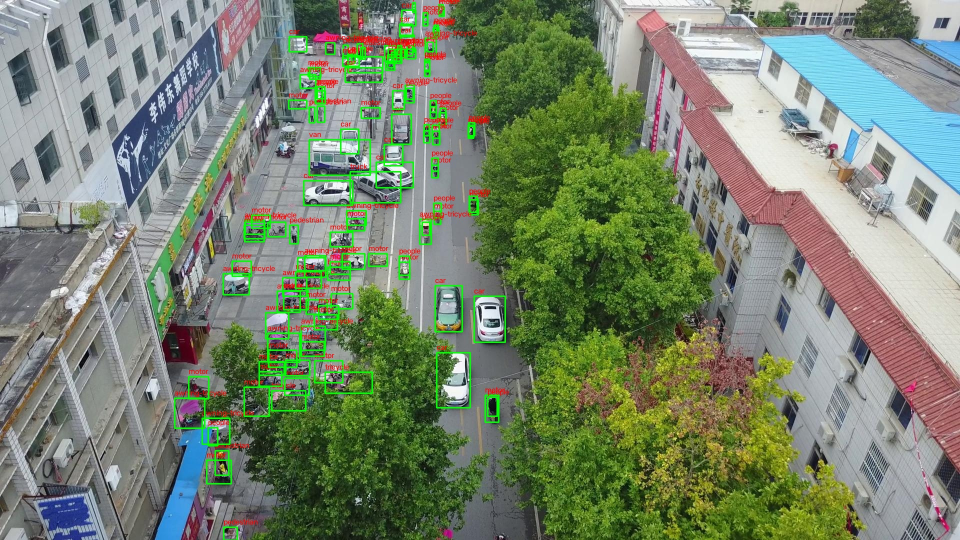
#> input picture scratch/dataset_validation_sample.jpg, 1920 x 1080 px, found by its file name (shown at 1/2 size)
$ python smoke_test_adaptive_sr.py
#> lines starting #> are read from the running program, lines starting #| are printed output that depends on the picture
### models/super_resolution.py
import os
from PIL import Image

from utils.image_saving import save_pil_image


class SuperResolutionEngine:

    # [15 lines left out: function upscale, not called in this run]

    def upscale_pil(self, image: Image.Image, scale: int = 2) -> Image.Image:
        """Upscale a PIL image directly in memory using Lanczos resampling."""
        width, height = image.size
        return image.resize((width * scale, height * scale), Image.Resampling.LANCZOS)

### scratch/smoke_test_adaptive_sr.py
import time
import os
from PIL import Image

def run_sr_smoke_test():
    print("--- ADAPTIVE SR SMOKE TEST ---")

    image_path = "scratch/dataset_validation_sample.jpg"
    try:
        image = Image.open(image_path)
#> image is the input picture: PIL image 1920x1080 RGB; mean R, G, B 119.6, 132.2, 109.6
    except Exception as e:
        print(f"Failed to load image: {e}")
        return

    # Create a small crop
    crop = image.crop((500, 500, 564, 564)) # 64x64
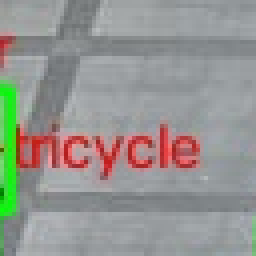
#> crop: PIL image 64x64 RGB (shown 4 times larger); mean R, G, B 149.1, 149.1, 144.6
    print(f"Original crop size: {crop.size}")
#| Original crop size: (64, 64)

    try:
        from models.super_resolution import SuperResolutionEngine
    except ImportError as e:
        print(f"Failed to import SuperResolutionEngine: {e}")
        return

    print("Loading SR Engine...")
    start_time = time.time()
    try:
        sr_engine = SuperResolutionEngine()
    except Exception as e:
        print(f"SR MODEL LOADING FAILED: {e}")
        return
    print(f"SR Engine loaded in {time.time() - start_time:.4f}s")

    print("Enhancing crop...")
    start_time = time.time()
    try:
        enhanced_crop = sr_engine.upscale_pil(crop)
#> in upscale_pil, `return image.resize((width * scale, height * scale), Image.Resampling...`:
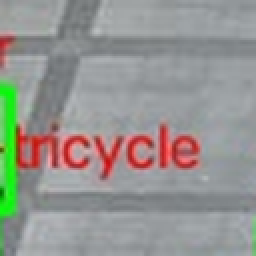
#> returned value: PIL image 128x128 RGB (shown 2 times larger); mean R, G, B 149.1, 149.1, 144.6
    except Exception as e:
        print(f"SR INFERENCE FAILED: {e}")
        return
    elapsed = time.time() - start_time

    print(f"Enhanced crop size: {enhanced_crop.size}")
#| Enhanced crop size: (128, 128)
    print(f"SR inference time: {elapsed:.4f}s")

    print("Smoke test completed successfully.")

if __name__ == "__main__":
    run_sr_smoke_test()
